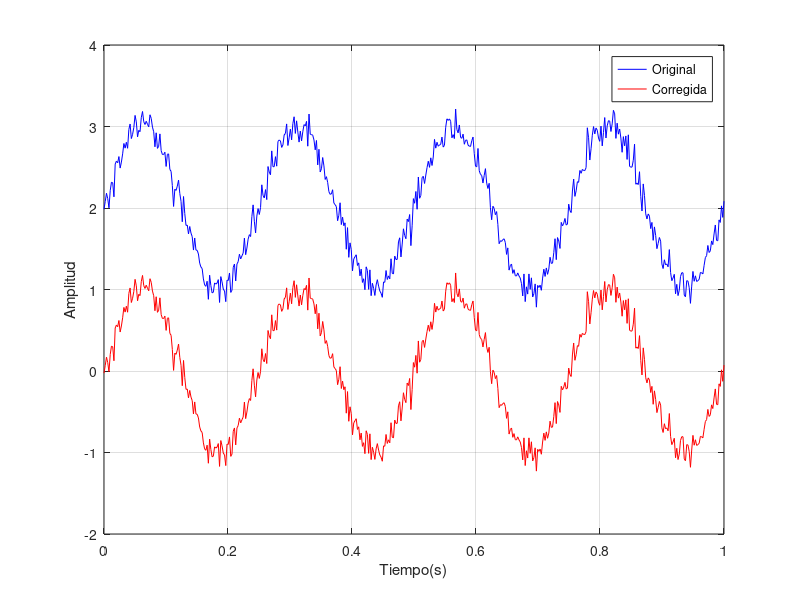

MATLAB code to generate this figure:
%=====================================================================
% EJERCICIO 1.1
% Matematica computacional para telecomunicaciones.
% Un enfoque practico con Octave y MATLAB.
% Irene Gomez Bueno y Pablo Guerrero Garcia.
%
% Ejecutar desde esta carpeta tras haber ejecutado iniciar.m en la raiz
% del repositorio.
%=====================================================================

disp('--------------------------------------------')
disp('EJERCICIO 1.1')
disp('--------------------------------------------')

clear all; close all; format compact;

t = linspace(0,1,500);    % vector de tiempo
x = 2 + sin(2*pi*4*t) + 0.1*randn(size(t)); % señal con offset

offset = mean(x)          % estimacion del offset
xc = x - offset;          % señal corregida
mean(xc)                  % valor medio de la señal corregida (practicamente nulo)

figure;
plot(t,x,'b',t,xc,'r');
legend('Original','Corregida');
grid on;
xlabel('Tiempo(s)');
ylabel('Amplitud');
